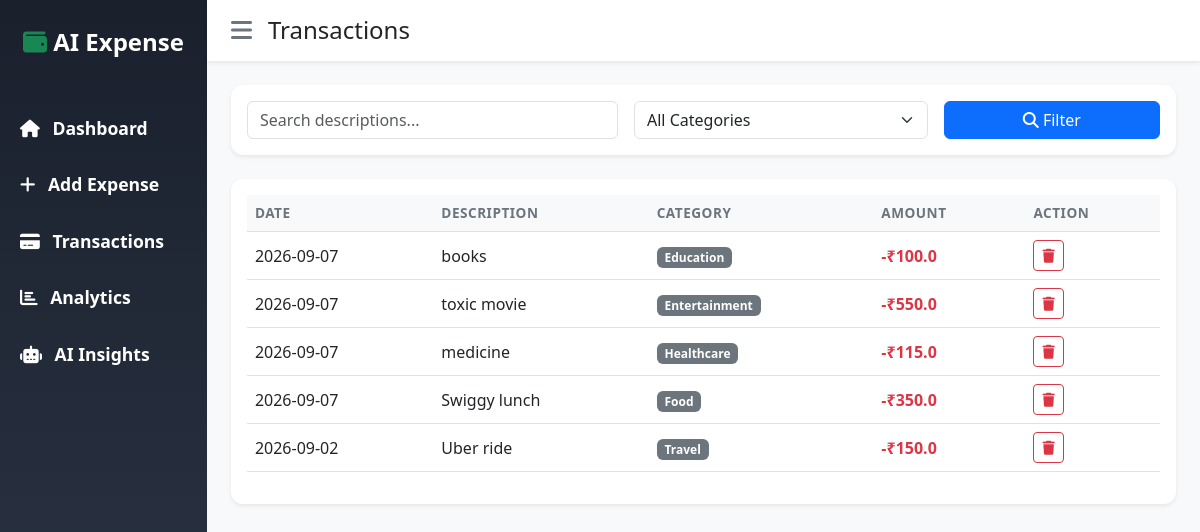
Page /transactions on the committed database.
### tables this page shows
CREATE TABLE expenses (
            id INTEGER PRIMARY KEY AUTOINCREMENT,
            description TEXT NOT NULL,
            amount REAL NOT NULL,
            category TEXT NOT NULL,
            date TEXT NOT NULL,
            created_at TIMESTAMP DEFAULT CURRENT_TIMESTAMP
        );

### app.py (the view)
@app.route('/transactions')
def transactions():
    search = request.args.get('search', '')
    category = request.args.get('category', '')
    conn = get_db_connection()
    query = 'SELECT * FROM expenses WHERE 1=1'
    params = []
    if search:
        query += ' AND description LIKE ?'
        params.append(f'%{search}%')
    if category:
        query += ' AND category = ?'
        params.append(category)
    query += ' ORDER BY date DESC, id DESC'
    transactions = conn.execute(query, params).fetchall()
    categories = conn.execute('SELECT DISTINCT category FROM expenses').fetchall()
    conn.close()
    return render_template('transactions.html', transactions=transactions, categories=categories, search=search, selected_category=category)

### app.py (called while the page is built)
def get_db_connection():
    conn = sqlite3.connect(DB_NAME)
    conn.row_factory = sqlite3.Row
    return conn

### templates/transactions.html (shortened to what this page needs)
{% extends 'base.html' %}
{% block header %}Transactions{% endblock %}
{% block content %}
<div class="card shadow-sm border-0 mb-4">
    <div class="card-body">
        <form method="GET" action="{{ url_for('transactions') }}" class="row g-3">
            <div class="col-md-5">
                <input type="text" class="form-control" name="search" placeholder="Search descriptions..." value="{{ search }}">
            </div>
            <div class="col-md-4">
                <select class="form-select" name="category">
                    <option value="">All Categories</option>
                </select>
            </div>
            <div class="col-md-3">
                <button type="submit" class="btn btn-primary w-100"><i class="fas fa-search"></i> Filter</button>
            </div>
        </form>
    </div>
</div>
<div class="card shadow-sm border-0">
    <div class="card-body">
        <div class="table-responsive">
            <table class="table table-hover align-middle">
                <thead class="table-light">
                    <tr>
                        <th>Date</th>
                        <th>Description</th>
                        <th>Category</th>
                        <th>Amount</th>
                        <th>Action</th>
                    </tr>
                </thead>
                <tbody>
                    {% for tx in transactions %}
                    <tr>
                        <td>{{ tx.date }}</td>
                        <td>{{ tx.description }}</td>
                        <td><span class="badge bg-secondary">{{ tx.category }}</span></td>
                        <td class="fw-bold text-danger">-₹{{ tx.amount }}</td>
                        <td>
                            <form method="POST" action="{{ url_for('delete_expense', id=tx.id) }}" style="display:inline;" onsubmit="return confirm('Are you sure you want to delete this expense?');">
                                <button type="submit" class="btn btn-sm btn-outline-danger"><i class="fas fa-trash"></i></button>
                            </form>
                        </td>
                    </tr>
                    {% else %}
                    <tr>
                        <td colspan="5" class="text-center text-muted py-4">No transactions found.</td>
                    </tr>
                    {% endfor %}
                </tbody>
            </table>
        </div>
    </div>
</div>
{% endblock %}

### static/css/style.css (style rules this page uses)
body { overflow-x: hidden; font-family: 'Segoe UI', Tahoma, Geneva, Verdana, sans-serif; background-color: #f8f9fc !important; }
.card { border-radius: 12px !important; transition: transform 0.2s ease, box-shadow 0.2s ease; }
.table th { border-top: none; text-transform: uppercase; font-size: 0.85rem; color: #6c757d; letter-spacing: 0.5px; }

### rows in the picture
expenses: date "2026-09-07", description "books", category "Education", amount "100.0"
expenses: date "2026-09-07", description "toxic movie", category "Entertainment", amount "550.0"
expenses: date "2026-09-07", description "medicine", category "Healthcare", amount "115.0"
expenses: date "2026-09-07", description "Swiggy lunch", category "Food", amount "350.0"
expenses: date "2026-09-02", description "Uber ride", category "Travel", amount "150.0"
